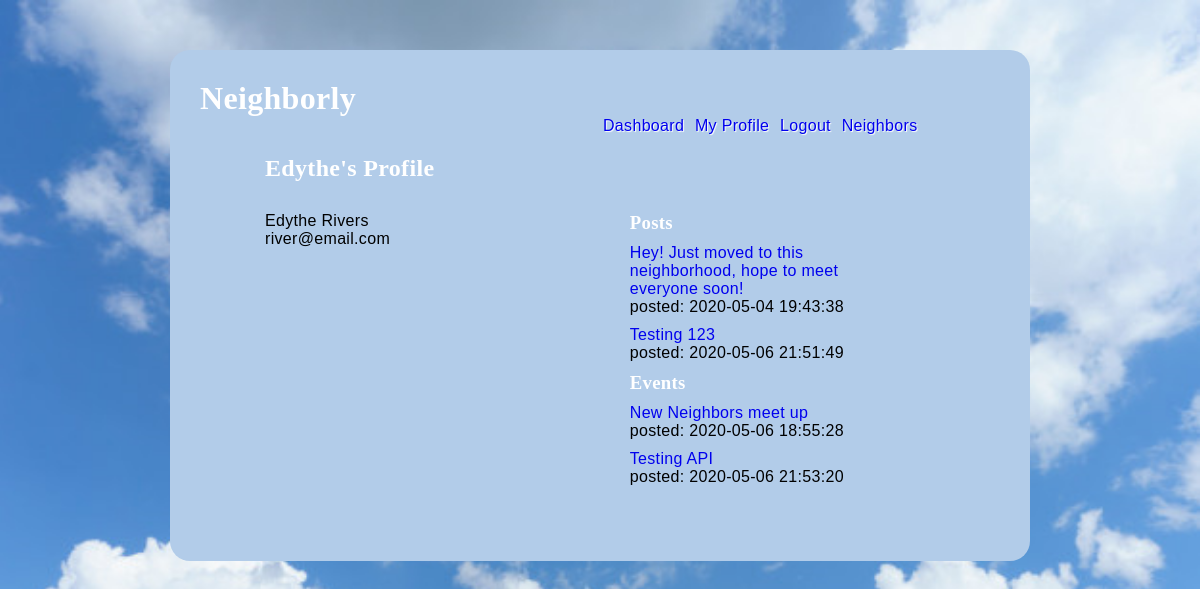
Page /neighbors/profile/6 (signed in) on the committed database.
### models.py (models this page shows, shortened)
class User(db.Model):
    __tablename__ = "users"
    id = db.Column(db.Integer, primary_key=True)
    first_name = db.Column(db.String(45))
    last_name = db.Column(db.String(45))
    email = db.Column(db.String(255))
    address_id = db.Column(db.Integer, db.ForeignKey('addresses.id', ondelete='cascade'))
    address = db.relationship('Address', foreign_keys=[address_id])
    password_hash=db.Column(db.String(255))
    profile_pic = db.Column(db.Text)
    likes_sent = db.relationship('Post', secondary=likes_table, passive_deletes=True)
    all_post = db.relationship('Post', back_populates="user", cascade="all, delete, delete-orphan")
    all_event = db.relationship('Event', back_populates="user", cascade="all, delete, delete-orphan")
    post_comments = db.relationship('Post_comment', back_populates="user", cascade="all, delete, delete-orphan")
    event_comments = db.relationship('Event_comment', back_populates="user", cascade="all, delete, delete-orphan")
    created_at = db.Column(db.DateTime, server_default = func.now())
    updated_at = db.Column(db.DateTime, server_default = func.now(), onupdate = func.now())

class Post(db.Model):
    __tablename__ = "posts"
    id = db.Column(db.Integer, primary_key=True)
    message = db.Column(db.String(255))
    user_id = db.Column(db.Integer, db.ForeignKey('users.id', ondelete='cascade'))
    user = db.relationship('User', foreign_keys=[user_id])
    likes_rec = db.relationship('User', secondary=likes_table, passive_deletes=True)
    all_comment = db.relationship('Post_comment', back_populates="post", cascade="all, delete, delete-orphan")
    created_at = db.Column(db.DateTime, server_default = func.now())
    updated_at = db.Column(db.DateTime, server_default = func.now(), onupdate = func.now())

class Event(db.Model):
    __tablename__ = "events"
    id = db.Column(db.Integer, primary_key=True)
    title = db.Column(db.String(100))
    description = db.Column(db.String(255))
    date = db.Column(db.String(45))
    time = db.Column(db.String(45))
    user_id = db.Column(db.Integer, db.ForeignKey('users.id', ondelete='cascade'))
    user = db.relationship('User', foreign_keys=[user_id])
    location_id = db.Column(db.Integer, db.ForeignKey('event_locations.id', ondelete='cascade'))
    location = db.relationship('Event_location', foreign_keys=[location_id])
    all_comment = db.relationship('Event_comment', back_populates="event", cascade="all, delete, delete-orphan")
    created_at = db.Column(db.DateTime, server_default = func.now())
    updated_at = db.Column(db.DateTime, server_default = func.now(), onupdate = func.now())

### controller.py (the view)
def neighbors_profile(user_id):
    if 'user_id' not in session:
        return redirect("/")
    user = User.query.filter_by(id = int(user_id)).all()
    post_history = Post.query.filter_by(user_id = int(user_id))
    event_history = Event.query.filter_by(user_id = int(user_id))
    return render_template("neighbors_profile.html", all_users = user, all_posts = post_history, all_events = event_history)

### templates/neighbors_profile.html (shortened to what this page needs)
<!DOCTYPE html>
<html lang="en">
<head>
    <link rel="stylesheet" type="text/css" href="{{ url_for('static', filename='style_profile.css') }}">
</head>
<body>
    <div class="container">
        <h1>Neighborly</h1>
        <div class="navigation">
            <a href="/dashboard">Dashboard</a>
            <a href="/my_profile">My Profile</a>
            <a href="/logout">Logout</a>
            <a href="/all_users">Neighbors</a>
        </div>
        <div class="user_info">
            {% for user in all_users %}
                <h2>{{user.first_name}}'s Profile</h2>
                <ul>
                    <li>{{user.first_name}} {{user.last_name}}
                        <p>{{user.email}}</p>
                    </li>
                </ul>
            {% endfor %}
        </div>
        <div class="user_info">
            <ul>
                <li><h3>Posts</h3></li>
                {% for post in all_posts %}
                    <li><a href="/post/details/{{post.id}}">{{post.message}}</a>
                        <p>posted: {{post.created_at}} </p>
                    </li>
                {% endfor %}
                <li><h3>Events</h3></li>
                {% for event in all_events %}
                    <li><a href="/event/details/{{event.id}}">{{event.title}}</a>
                        <p>posted: {{event.created_at}}</p>
                    </li>
                {% endfor %}
            </ul>
        </div>
    </div>
</body>
</html>

### static/style_profile.css (style rules this page uses)
* { margin: 0px; padding: 0px; }
body { background-repeat: no-repeat; background-attachment: fixed; background-size: cover; background-position: top; background-image: url("clouds.png"); width: 100%; height: 100%; font-family: Arial, Helvetica; letter-spacing: 0.02em; font-weight: 400; -webkit-font-smoothing: antialiased; }
.container { width: 800px; background-color: rgb(178, 204, 233); margin: 50px auto; padding: 30px; border-radius: 20px; font-family: 'Lucida Sans', 'Lucida Sans Regular', 'Lucida Grande', 'Lucida Sans Unicode', Geneva, Verdana, sans-serif; }
.container h1 { font-family: cursive; color: white; }
.container li { list-style: none; }
.navigation { margin-left: 400px; border-radius: 2px; color: white; text-shadow: 1px 1px 1px white }
.navigation a { padding: 3px; text-decoration: none; }
.user_info { display: inline-block; margin-left: 50px; margin-bottom: 30px; padding: 5px; width: 300px; }
.user_info h2 { color: white; font-family: cursive; padding: 10px; margin-top: 5px; margin-bottom: 10px; }
.user_info ul { display: inline-block; vertical-align: top; padding: 5px; }
.user_info ul h3 { color: white; font-family: cursive; display: inline-block }
.user_info li { padding: 5px; }
.user_info a { text-decoration: none; }

### rows in the picture
User: first_name "Edythe", last_name "Rivers", email "river@email.com"
Post: message "Hey! Just moved to this neighborhood, hope to meet everyone soon!", created_at "2020-05-04 19:43:38"
Post: message "Testing 123", created_at "2020-05-06 21:51:49"
Event: title "New Neighbors meet up", created_at "2020-05-06 18:55:28"
Event: title "Testing API", created_at "2020-05-06 21:53:20"
